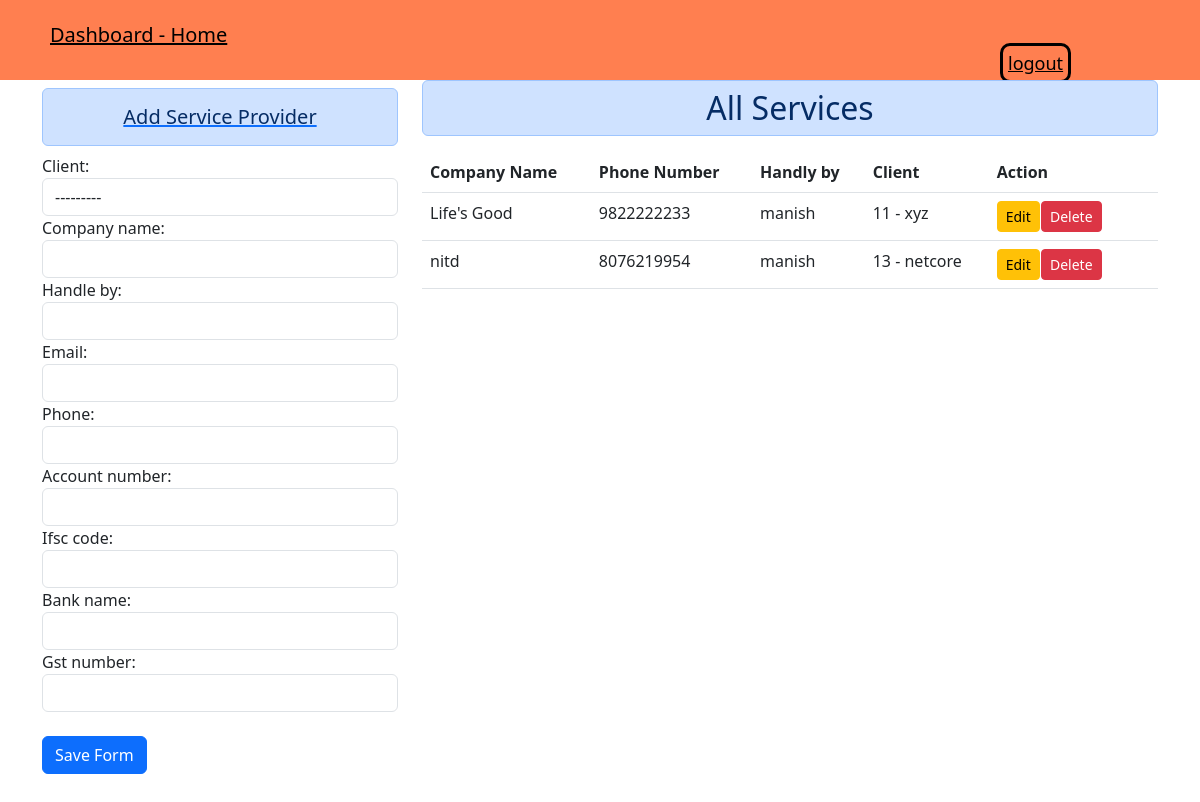
Page /service_provider/ (signed in) on the committed database.
### netcores/models.py (models this page shows, shortened)
class Client(models.Model):
    company_name = models.CharField(max_length=250)
    gst_number = models.CharField(max_length=250)
    country = models.CharField(max_length=150)
    state = models.CharField(max_length=150)
    address = models.CharField(max_length=250)
    created_at = models.DateTimeField(auto_now_add=True)
    def __str__(self):
        return f"{self.id} - {self.company_name}"

class Company(models.Model):
    client = models.ForeignKey(
             Client, on_delete=models.CASCADE)
    company_name = models.CharField(max_length=255)
    handle_by = models.CharField(max_length=255)
    email = models.EmailField(max_length=244)
    phone = models.BigIntegerField()
    account_number = models.IntegerField()
    ifsc_code = models.CharField(max_length=250)
    bank_name = models.CharField(max_length=250)
    gst_number = models.CharField(max_length=250)
    created_at = models.DateField(auto_now_add=True)

### netcores/views.py (the view)
# urls.py: path('service_provider/', views.serviceProvider , name='service_provider'),
def serviceProvider(request):
    allCompany = Company.objects.all()
    if request.user.is_authenticated:
        if request.method == 'POST':
            fm = ServiceProviderForm(request.POST)
            if fm.is_valid():
                cnm = fm.cleaned_data['client']
                comp = fm.cleaned_data['company_name']
                hby = fm.cleaned_data['handle_by']
                em = fm.cleaned_data['email']
                ph = fm.cleaned_data['phone']
                acc = fm.cleaned_data['account_number']
                ifsc = fm.cleaned_data['ifsc_code']
                bnk = fm.cleaned_data['bank_name']
                gst = fm.cleaned_data['gst_number']
                obj = Company(client=cnm, company_name=comp, handle_by=hby, email = em, phone= ph,
                              account_number= acc, ifsc_code = ifsc, bank_name = bnk, gst_number = gst)
                obj.save()
                messages.success(
                    request,'Your form has been saved successfully.'
                )
                fm = ServiceProviderForm()
        else:
            fm = ServiceProviderForm()
        return render(request,'company.html', {'form': fm, 'data':allCompany})
    else:
        return HttpResponseRedirect('/')

### netcores/forms.py
class ServiceProviderForm(forms.ModelForm):
    class Meta:
        model = Company
        fields = ['client', 'company_name','handle_by','email','phone',
                  'account_number','ifsc_code','bank_name','gst_number']
    def __init__(self, *args, **kwargs):
        super(ServiceProviderForm, self).__init__(*args,**kwargs)
        self.fields['client'].widget.attrs['class']='form-control'
        self.fields['company_name'].widget.attrs['class']='form-control'
        self.fields['handle_by'].widget.attrs['class']='form-control'
        self.fields['email'].widget.attrs['class']='form-control'
        self.fields['phone'].widget.attrs['class']='form-control'
        self.fields['account_number'].widget.attrs['class']='form-control'
        self.fields['ifsc_code'].widget.attrs['class']='form-control'
        self.fields['bank_name'].widget.attrs['class']='form-control'
        self.fields['gst_number'].widget.attrs['class']='form-control'

### template/company.html (shortened to what this page needs)
{% extends 'dashboard.html' %}
{% load static %}
{% block body %}
<div class="container">
    <div class="row">
       <div class="col-sm-4">
       <a href=""><h5 class="alert my-2 alert alert-primary text-center" >Add Service Provider</h5></a>
       <form action="" method='post'>
        {{form}}
        <br>
        <button type='submit' class='btn btn-primary btn-md-3' >Save Form</button>
        <br>
        <br>
        <br>
    </form>
       </div>
      <div class="col">
        <h2 class = "alert alert-primary text-center p-2" >All Services</h2>
        <table class="table" >
          <thead>
            <tr>
              <th scope="col" >Company Name</th>
              <th scope="col" >Phone Number</th>
              <th scope="col" >Handly by</th>
              <th scope="col" >Client</th>
              <th scope="col" >Action</th>
            </tr>
          </thead>
           <tbody>
            {% for obj in data %}
            <tr>
              <td>{{ obj.company_name }}</td>
              <td>{{obj.phone}}</td>
              <td>{{ obj.handle_by }}</td>
              <td>{{ obj.client }}</td>
              <td>
                <div class="row">
                  <div class="col-sm-3">
                     <a href="{% url 'update_company' obj.id %}" class ="btn btn-warning btn-sm"  >Edit</a>
                  </div>
                   <div class="col-sm-3">
                    <form action="{% url 'delete_company' obj.id %}" method="post" >
                      <button type='submit' class="btn btn-danger btn-sm" onclick="return confirm
                      ('Are you sure want to delete this item')" >Delete</button>
                   </form>
                  </div>
                </div>
              </td>
            </tr>
            {% endfor %}
          </tbody>
        </table>
      </div>
    </div>
</div>
{% endblock body %}

### rows in the picture
Company: company_name "Life's Good", phone "9822222233", handle_by "manish", client "11 - xyz"
Company: company_name "nitd", phone "8076219954", handle_by "manish", client "13 - netcore"
